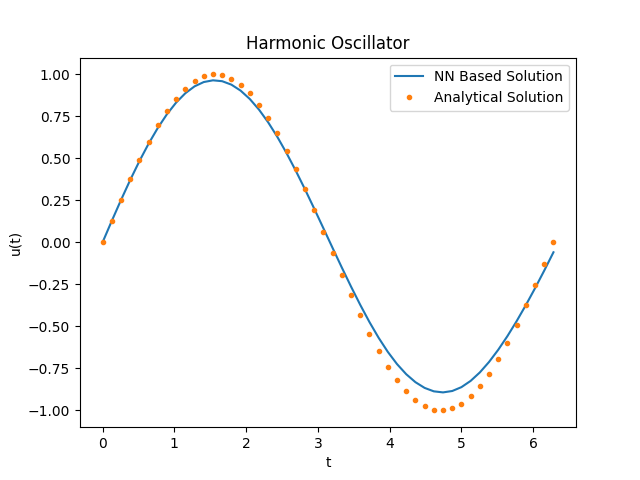

Source code (Python):
import numpy as np
import matplotlib.pyplot as plt
from neurodiffeq import diff
from neurodiffeq.ode import solve
from neurodiffeq.conditions import IVP
from neurodiffeq.monitors import Monitor1D

dduddt = lambda u, t: diff(u, t, order=2) + u
u = lambda t: np.sin(t)

init_val_ho = IVP(t_0=0.0, u_0=0, u_0_prime=1.0)
solution_ho, _ = solve(ode=dduddt, condition=init_val_ho, 
                       t_min=0.0, t_max=2*np.pi,
                       monitor=Monitor1D(t_min=0.0, t_max=2.0, check_every=100),
                       max_epochs=3000)
ts = np.linspace(0.0, 2*np.pi, 50)
u_net = solution_ho(ts, to_numpy=True)
u_ana = u(ts)

plt.figure()
plt.plot(ts, u_net, label="NN Based Solution")
plt.plot(ts, u_ana, ".", label="Analytical Solution")
plt.ylabel("u(t)")
plt.xlabel("t")
plt.title("Harmonic Oscillator")
plt.legend()
plt.savefig("harmonic_oscillator.png")
plt.show()
